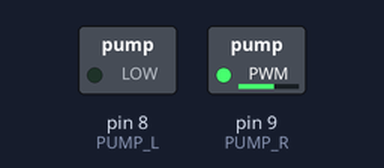
Recording of a sketch running on a simulated Arduino Uno, built with avr-gcc and run on an emulated ATmega328P. On the bench: switched loads named in the sketch (green lamp = pin HIGH).

Above: at 0.1 s.
Timing chart, 0 to 1.6 s (numbered marks = the images above):
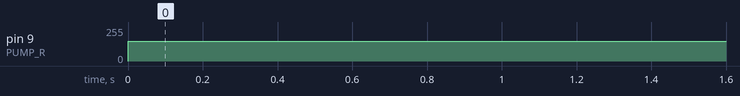

The sketch:

WaterPump.ino
```cpp
const int PUMP_L = 8;
const int PUMP_R = 9;

void setup() {
  pinMode(PUMP_L, OUTPUT);
  pinMode(PUMP_R, OUTPUT);
}

void loop() {
  analogWrite(PUMP_L, 0); // 0V
  analogWrite(PUMP_R , 150); // 3V
//  delay(2000);
}
```

Measured:
- by itself, pin 9 (PUMP_R): 0/255 → 150/255 at 0.00 s
